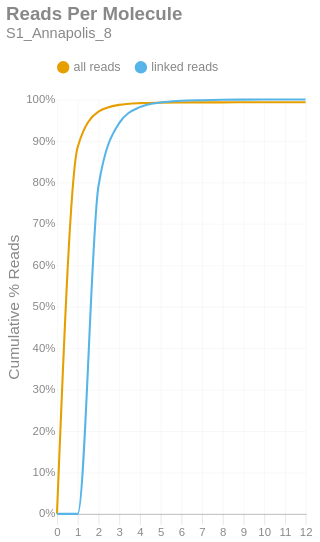

The code cell stored with this chart in its notebook:
### Markdown cell above
### Reads per Molecule
This chart shows the cumulative distribution of the number of reads per linked molecule. That is, how many alignments are associated with a unique molecule. This excludes the number of reads associated with invalid or absent linked-read barcodes. The `linked` histogram is the percentages recalculated when disregarding singletons.

### Code cell
if SKIPLR:
    print_html(f"Skipped")
else:
    counts = np.bincount(valids['reads'].cast(pl.Int64).to_numpy())
    weighted = counts * np.arange(len(counts))
    all_perc = weighted / n_reads
    linked_perc = weighted / n_linked_reads
    linked_perc[1] = 0
    binned_df = pl.DataFrame({
        'readsper': list(range(len(counts))),
        'all reads (cumsum)': np.cumsum(all_perc).tolist(),
        'linked reads (cumsum)': np.cumsum(linked_perc).tolist(),
    })

    with SafeRender(binned_df):
        (
            density_plot(binned_df, 'Reads Per Molecule', samplename, 'readspmol')
            .encode(
                x=alt.X('readsper:O', title=None).axis(labelAngle=0).scale(padding=0),
                y=alt.Y('value:Q', title='Cumulative % Reads').axis(format='%').stack(False),
                color=alt.Color("key:N").scale(domain=["all reads", "linked reads"]),
                tooltip=[
                    alt.Tooltip("key:N", title="Data Type"),
                    alt.Tooltip("readsper:O", title="Reads Per Molecule"),
                    alt.Tooltip("value:Q", format=".2%", title="% Reads (Cum.)")
                ]            
            )
        ).display()

### Figure 1 — Vega-Lite specification as saved in the notebook (floating-point values rounded to 4 significant figures)
{"width": "container", "height": 400, "config": {"title": {"anchor": "start", "dy": -15, "fontSize": 18, "color": "#888888", "subtitleColor": "#888888", "subtitleFontSize": 14}, "arc": {"fill": "#0072B2"}, "axis": {"domainColor": "#888888", "domainWidth": 0.5, "gridWidth": 0.2, "grid": false, "titleFontWeight": 400, "titleFontSize": 15, "labelFontSize": 11, "labelColor": "#888888", "tickColor": "#888888", "tickWidth": 0.2, "titleColor": "#888888"}, "axisBand": {"grid": false}, "axisX": {"grid": true, "tickSize": 10, "domainCap": "round"}, "axisY": {"domain": false, "grid": true, "tickSize": 0, "domainCap": "round"}, "background": "transparent", "header": {"labelFontSize": 15, "labelColor": "#888888", "titleFontSize": 15, "titleFontWeight": 600, "titleColor": "#888888"}, "legend": {"labelFont": "sans-serif", "labelFontSize": 12, "labelColor": "#888888", "symbolSize": 100, "symbolType": "circle", "titleFontSize": 12, "titlePadding": 10, "titleColor": "#888888", "title": null, "orient": "top"}, "range": {"category": ["#E69F00", "#56B4E9", "#009E73", "#F0E442", "#0072B2", "#D55E00", "#CC79A7", "#000000"], "diverging": ["#cfe8f3", "#a2d4ec", "#73bfe2", "#46abdb", "#1696d2", "#12719e"]}, "area": {"fill": "#0072B2", "fillOpacity": 0.7, "line": true, "strokeOpacity": 0.7}, "line": {"color": "#0072B2", "stroke": "#0072B2", "strokeWidth": 2}, "trail": {"color": "#0072B2", "stroke": "#0072B2", "strokeWidth": 0, "size": 1}, "point": {"filled": true, "fillOpacity": 1.0, "size": 95}, "text": {"color": "#888888", "fontSize": 11, "align": "right", "fontWeight": 400, "size": 11}, "bar": {"fill": "#0072B2", "stroke": null}, "view": {"stroke": null, "continuousWidth": 660, "continuousHeight": 400}}, "data": {"name": "data-247137d1fe7a98d36235552e0c381c1a"}, "mark": {"type": "line", "interpolate": "monotone", "point": {"opacity": 0, "size": 275}}, "encoding": {"color": {"field": "key", "scale": {"domain": ["all reads", "linked reads"]}, "type": "nominal"}, "tooltip": [{"field": "key", "title": "Data Type", "type": "nominal"}, {"field": "readsper", "title": "Reads Per Molecule", "type": "ordinal"}, {"field": "value", "format": ".2%", "title": "% Reads (Cum.)", "type": "quantitative"}], "x": {"axis": {"labelAngle": 0}, "field": "readsper", "scale": {"padding": 0}, "title": null, "type": "ordinal"}, "y": {"axis": {"format": "%"}, "field": "value", "stack": false, "title": "Cumulative % Reads", "type": "quantitative"}}, "params": [{"name": "param_c36ac31b6afebe62", "select": {"type": "point", "fields": ["key"]}, "bind": "legend"}], "title": {"text": "Reads Per Molecule", "subtitle": "S1_Annapolis_8"}, "transform": [{"fold": ["all reads (cumsum)", "linked reads (cumsum)"]}, {"calculate": "replace(datum.key, ' (cumsum)', '')", "as": "key"}, {"filter": {"param": "param_c36ac31b6afebe62"}}], "usermeta": {"embedOptions": {"downloadFileName": "S1_Annapolis_8.readspmol"}}, "$schema": "https://vega.github.io/schema/vega-lite/v6.1.0.json", "datasets": {"data-247137d1fe7a98d36235552e0c381c1a": [{"readsper": 0, "all reads (cumsum)": 0.0, "linked reads (cumsum)": 0.0}, {"readsper": 1, "all reads (cumsum)": 0.8852, "linked reads (cumsum)": 0.0}, {"readsper": 2, "all reads (cumsum)": 0.9705, "linked reads (cumsum)": 0.7901}, {"readsper": 3, "all reads (cumsum)": 0.987, "linked reads (cumsum)": 0.9428}, {"readsper": 4, "all reads (cumsum)": 0.9911, "linked reads (cumsum)": 0.9815}, {"readsper": 5, "all reads (cumsum)": 0.9923, "linked reads (cumsum)": 0.9928}, {"readsper": 6, "all reads (cumsum)": 0.9928, "linked reads (cumsum)": 0.9968}, {"readsper": 7, "all reads (cumsum)": 0.9929, "linked reads (cumsum)": 0.9983}, {"readsper": 8, "all reads (cumsum)": 0.993, "linked reads (cumsum)": 0.9992}, {"readsper": 9, "all reads (cumsum)": 0.9931, "linked reads (cumsum)": 0.9996}, {"readsper": 10, "all reads (cumsum)": 0.9931, "linked reads (cumsum)": 0.9999}, {"readsper": 11, "all reads (cumsum)": 0.9931, "linked reads (cumsum)": 1.0}, {"readsper": 12, "all reads (cumsum)": 0.9931, "linked reads (cumsum)": 1.0}]}}
